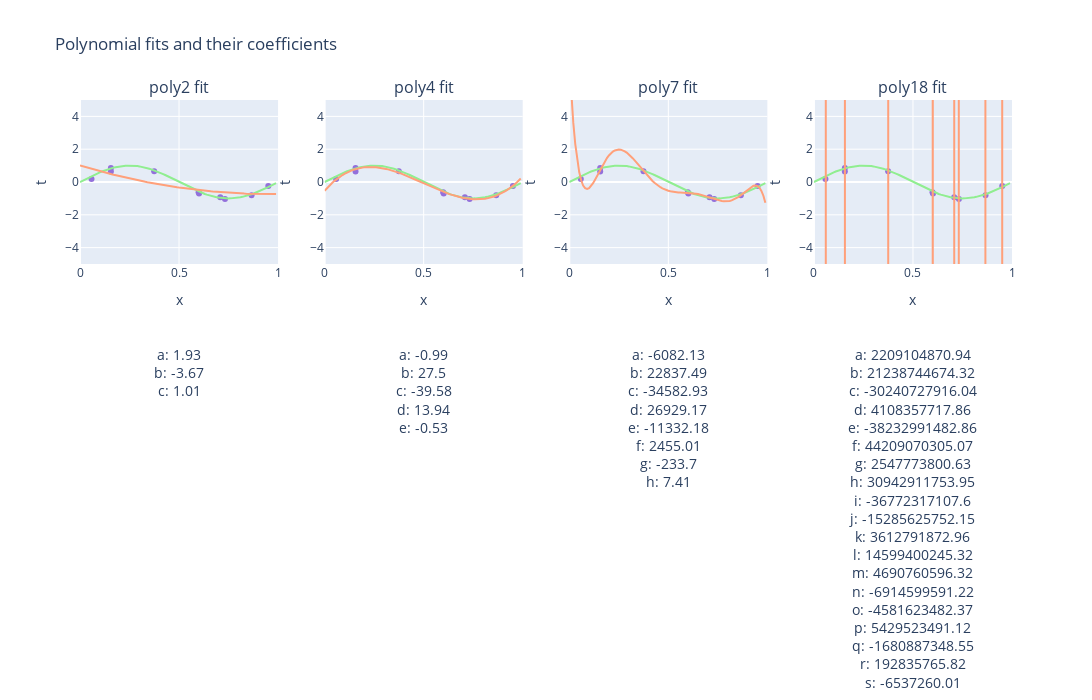

Write notebook code for a chart like this one.
### Markdown cell above
Let's now compare several polynomial fits with different degrees.

Play a bit with the degrees while taking a look at the coefficients $\theta$.

Which one is the best in *your judgement*?
Which one is the best according to the MSE loss?

An evergreen reminder that here fits well:
> **be skeptical!** Especially about the numbers that should tell us if the results we get are good or bad. Are these really evaluating what should be evaluated?

### Code cell
# @title Polynomial fits (press play at least once to trigger the self-update) { run: "auto" }

degree = {}
deg_a = 2  #@param {type:"slider", min:0, max:15, step:1}
deg_b = 4  #@param {type:"slider", min:0, max:15, step:1}
deg_c = 7 #@param {type:"slider", min:0, max:15, step:1}

degree[0], degree[1], degree[2], degree[3] = deg_a, deg_b, deg_c, 18

max_degree = max(degree.values())
y = torch.from_numpy(t)
X_full = torch.ones((y.shape[0], max_degree + 1), dtype=torch.float64)  # double precision is needed for this calculation!
for i in range(max_degree):
    X_full[:,i] =  torch.from_numpy(x) ** (max_degree - i)

theta_collection = {}

for i in range(len(degree)):
    X = X_full[:,-(degree[i] + 1):]
    temp_inverse = torch.inverse(torch.einsum('ij,jk->ik', X.t(), X))
    theta_collection[i] = torch.einsum('ij,jk,k->i', temp_inverse, X.t(), y)

fig = make_subplots(
    rows=1, cols=len(degree),
    subplot_titles=(f"poly{degree[0]} fit", f"poly{degree[1]} fit", f"poly{degree[2]} fit", f"poly{degree[3]} fit"))

x_funcs = np.arange(0,1,1./100)
y_funcs = {}
for i in range(len(degree)):
    theta_funcs = theta_collection[i].numpy()
    X_funcs = np.ones((x_funcs.shape[0], degree[i] + 1), dtype=np.float64)
    for j in range(degree[i]):
        X_funcs[:,j] =  x_funcs ** (degree[i] - j)
    y_funcs[i] = np.einsum('ij,j->i', X_funcs, theta_funcs)
    coefficients_string = '<br><br><br>' + '<br>'.join([c + f': {np.round(theta_funcs[i], decimals=2)}' for i, c in enumerate('abcdefghijklmnopqrstuvwxyz'[:len(theta_funcs)])])

    fig.add_trace(go.Scatter(x=x, y=t, mode='markers', marker=dict(color="mediumpurple")), row=1, col=i + 1)
    fig.add_trace(go.Scatter(x=x_funcs, y=np.sin(2*np.pi*x_funcs), mode='lines', line=dict(color="lightgreen")), row=1, col=i + 1)
    fig.add_trace(go.Scatter(x=x_funcs, y=y_funcs[i], mode='lines', line=dict(color="lightsalmon")), row=1, col=i + 1)
    fig.update_xaxes(title_text="x" + coefficients_string, range = [0,1], row=1, col=i+1)

fig.update_layout(showlegend=False)
fig.update_yaxes(title_text="t", range = [-5,5])
fig.update_layout(height=700, width=1300, title_text="Polynomial fits and their coefficients")
fig.show()
